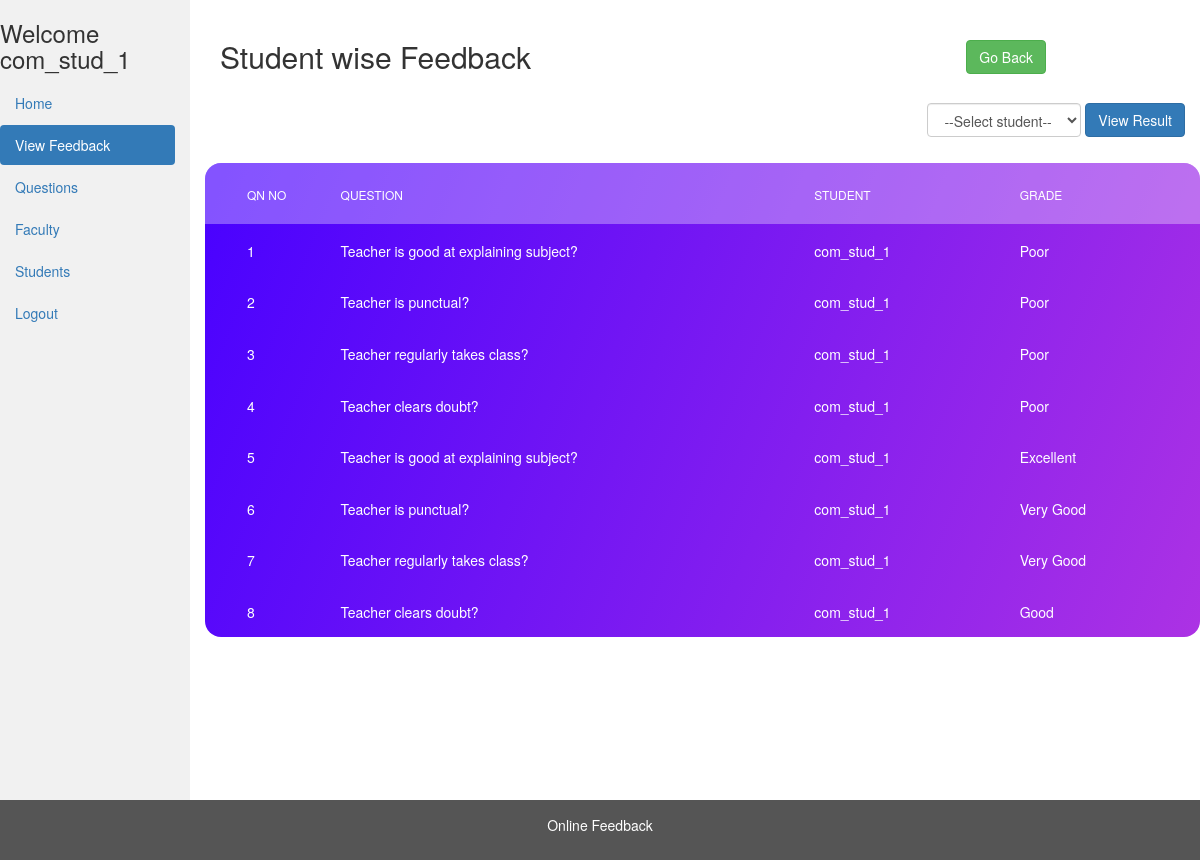
/admin/view_stud_feedback.php?student_id=1 (signed in), run on the app's committed database.
### tables this page shows
CREATE TABLE IF NOT EXISTS `questions` (
  `qn_id` int(11) NOT NULL AUTO_INCREMENT,
  `qn_name` varchar(500) NOT NULL,
  PRIMARY KEY (`qn_id`)
);

CREATE TABLE IF NOT EXISTS `student` (
  `id` int(11) NOT NULL AUTO_INCREMENT,
  `name` char(40) NOT NULL,
  `gender` int(11) NOT NULL,
  `email` varchar(40) NOT NULL,
  `mobile` bigint(11) NOT NULL,
  `department_id` int(11) NOT NULL,
  `semester_id` int(10) NOT NULL,
  `image` varchar(50) NOT NULL DEFAULT '../img/no_image.jpg',
  `dob` date NOT NULL,
  `regid` int(11) NOT NULL,
  `feedback_submitted` int(11) NOT NULL DEFAULT 0,
  PRIMARY KEY (`id`),
  UNIQUE KEY `regid` (`regid`)
);

CREATE TABLE IF NOT EXISTS `grades` (
  `id` int(11) NOT NULL,
  `name` varchar(250) NOT NULL
);

### admin/view_stud_feedback.php (the view, shortened to what this page needs)
<?php
include_once '../database/dbconfig.php';
?>
<!DOCTYPE html>
<html lang="en">
  <head>
    <link
      rel="stylesheet"
      href="https://maxcdn.bootstrapcdn.com/bootstrap/3.4.1/css/bootstrap.min.css"
    />
    <link rel="stylesheet" type="text/css" href="../css/main.css" />
  </head>
  <body>
      <div class="row content">
      <div class="col-sm-2 sidenav">
        <h3>Welcome <?php echo ($_SESSION['login_user']); ?></h3>
        <ul class="nav nav-pills nav-stacked">
          <li><a href="admin_dashboard.php">Home</a></li>
          <li class="active"><a href="view_feedback.php">View Feedback</a></li>
          <li><a href="view_questions.php">Questions</a></li>
          <li><a href="view_faculty.php">Faculty</a></li>
          <li><a href="view_students.php">Students</a></li>
          <li><a href="../logout.php">Logout</a></li>
        </ul><br>
      </div>
        <div class="col-sm-10">
        <br />
        <div class="container-fluid">
          <div class="row">
            <div class="col-md-9"><h2>Student wise Feedback</h2></div><br />
            <div class="col-md-3">
              <a href="view_feedback.php" class="btn btn-success">Go Back</a>
            </div>
          </div>
        </div>
        <br />
        <div class="pull-right">
          <form class="form-inline" method="get" action="view_stud_feedback.php">
              <div class="container-fluid ">
                <div class="form-group">
                  <select name="student_id" class="form-control" required="required">
                    <option>--Select student--</option>
                  </select>
                  <input type="submit" class="btn btn-primary" value="View Result">
                </div>
            </div>
          </form>
        </div>
          <br>
          <br>
          <br>
          <div class="table100 ver6 m-b-110">
            <table data-vertable="ver6" id="students">
              <thead>
                <tr class="row100 head">
                  <th class="column100 column1" data-column="column1">
                    Qn No
                  </th>
                  <th class="column100 column2" data-column="column2">
                    Question
                  </th>
                  <th class="column100 column3" data-column="column3">
                    Student
                  </th>
                  <th class="column100 column4" data-column="column4">
                    Grade
                  </th>
                </tr>
              </thead>
              <tbody>
                <?php
$student_id = $_GET['student_id'];
$ans_sql = "select student.name as name, qn_name,grades.name as grade from questions inner join answers on questions.qn_id = answers.qn_id inner join grades on grades.id = answers.answer inner join student on student.id = answers.student_id where student_id =".$student_id;
$ans_result = mysqli_query($conn, $ans_sql);
$count = 0;
while ($ans_rows = mysqli_fetch_assoc($ans_result)) {
    $count++;
    ?>
                    <tr class="row100 data">
                      <td class="column100 column1 value" data-column="column1">
                        <?php echo $count; ?>
                      </td>
                      <td class="column100 column2 value" data-column="column2">
                        <?php echo $ans_rows['qn_name']; ?>
                      </td>
                      <td class="column100 column3 value" data-column="column3">
                        <?php echo $ans_rows['name']; ?>
                      </td>
                      <td class="column100 column4 value" data-column="column4" style="color: white">
                        <?php echo $ans_rows['grade']; ?>
                      </td>
                    </tr>
                <?php
}
?>
              </tbody>
            </table>
          </div>
        </div>
      </div>
    <footer class="container-fluid">
      <center>
        <p>Online Feedback</p>
      </center>
    </footer>
  </body>
</html>

### css/main.css (style rules this page uses)
table { width: 100%; background-color: #fff; }
th, td { font-weight: unset; padding-right: 10px; }
.column100 { width: 130px; padding-left: 25px; }
.column100.column1 { width: 0px; padding-left: 42px; }
.column100.column2 { width: 300px; }
.row100.head th { padding-top: 24px; padding-bottom: 20px; }
.row100 td { padding-top: 18px; padding-bottom: 14px; }
.table100.ver6 { border-radius: 16px; overflow: hidden; background: #7918f2; background: -webkit-linear-gradient(-68deg, #ac32e4, #4801ff); background: -o-linear-gradient(-68deg, #ac32e4, #4801ff); background: -moz-linear-gradient(-68deg, #ac32e4, #4801ff); background: linear-gradient(-68deg, #ac32e4, #4801ff); }
.table100.ver6 table { background-color: transparent; }
.table100.ver6 td { font-size: 14px; color: #fff; line-height: 1.4; }
.table100.ver6 th { font-size: 12px; color: #fff; line-height: 1.4; text-transform: uppercase; background-color: rgba(255, 255, 255, 0.32); }

### admin/view_stud_feedback.php (style rules this page uses)
.row.content { height: 800px; }
.sidenav { background-color: #f1f1f1; height: 100%; }
footer { background-color: #555; color: white; padding: 15px; }

### data on the page
questions: qn_name "Teacher is good at explaining subject?", student.name "com_stud_1", grades.name "Poor", grades.name "Excellent"
questions: qn_name "Teacher is punctual?", student.name "com_stud_1", grades.name "Poor", grades.name "Very Good"
questions: qn_name "Teacher regularly takes class?", student.name "com_stud_1", grades.name "Poor", grades.name "Very Good"
questions: qn_name "Teacher clears doubt?", student.name "com_stud_1", grades.name "Poor", grades.name "Good"

### other printed values
$_SESSION['login_user'] "com_stud_1"
